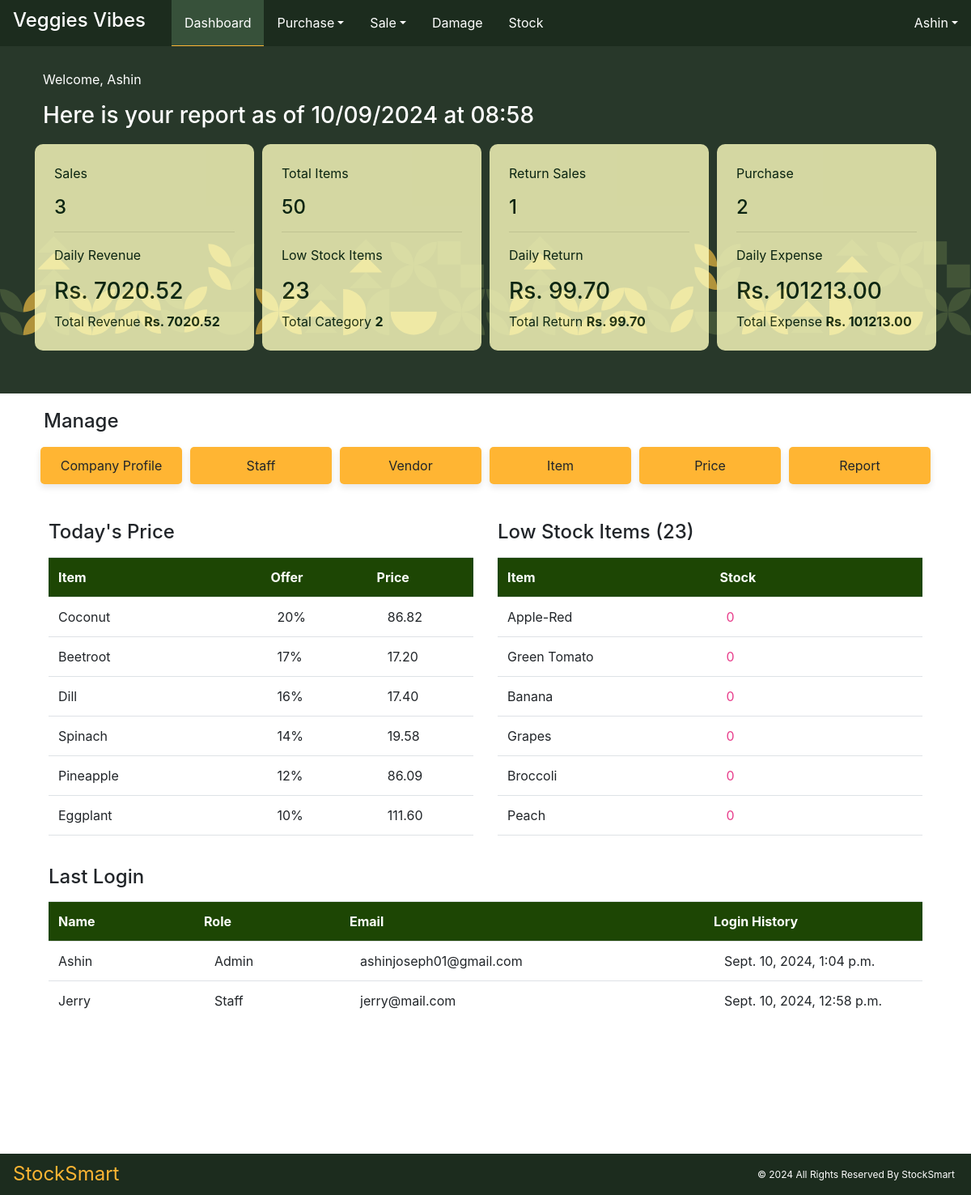
The page /index/ (signed in) on the database its author committed.
### Core/models.py (models this page shows, shortened)
class companyprofileTable(models.Model):
    company_name = models.CharField(max_length=50, unique=True)
    company_person = models.CharField(max_length=50, blank=True)
    company_email = models.EmailField(max_length=100, unique=True)
    company_mobile = models.CharField(max_length=10, blank=True)
    company_address = models.CharField(max_length=100, blank=True)
    company_gst = models.CharField(max_length=20)
    company_threshold_Stock = models.PositiveIntegerField(default=0)

class priceTable(models.Model):
    pt_item = models.OneToOneField(itemTable, on_delete=models.CASCADE)
    pt_averagePrice = models.DecimalField(max_digits=10, decimal_places=2, null=True, blank=True, default=0)
    pt_margin = models.PositiveIntegerField(null=True, blank=True, default=0)
    pt_tax = models.PositiveIntegerField(null=True, blank=True, default=0)
    pt_offer = models.PositiveIntegerField(null=True, blank=True, default=0)
    pt_sellingPrice = models.DecimalField(max_digits=10, decimal_places=2, null=True, blank=True, default=0)
    pt_timestamp = models.DateTimeField(auto_now_add=True)

class itemTable(models.Model):
    UNIT_CHOICES = [
        ('Kilogram', 'Kg'),
        ('Pieces', 'Pcs'),
    ]
    CATEGORY_CHOICE = [
        ('Vegetables', 'Veg'),
        ('Fruits', 'Fru'),
    ]
    item_code = models.CharField(max_length=50, unique=True)
    item_name = models.CharField(max_length=50, null=True, blank=True, unique=True)
    item_category = models.CharField(max_length=50, choices=CATEGORY_CHOICE)
    item_unit = models.CharField(max_length=15, choices=UNIT_CHOICES)

### User/models.py (models this page shows, shortened)
class User(AbstractUser):
    MY_ROLES =[
        ('Admin','Admin'),
        ('Staff','Staff'),
    ]
    role = models.CharField(max_length=50, choices=MY_ROLES)
    organization = models. CharField(max_length=50)

### User/views.py (the view)
# urls.py: path('index/', views.index, name="index"),
@login_required
@admin_required
def index(request):
    if request.user.role == "Admin":
        base_template = 'user/Index.html'
    elif request.user.role == "Staff":
        base_template = 'user/staff_index.html'
    else:
        base_template = 'user/trial_success.html'
    company_data = companyprofileTable.objects.get()
    low_stock_count, item_count, category_count = product_details()
    sorted_items = todays_offer()
    low_stock_list = lowstock_list()
    active_user_list = user_activity()
    purchaseSum, purchaseNo = purchase_overview()
    salesSum, salesNo, salesReturnSum, salesReturnNo = sales_overview()
    daily_purchase = daily_purchaseReport()
    daily_sales, daily_sales_return = daily_salesReport()
    date = datetime.datetime.now().strftime("%d/%m/%Y at %H:%M")
    context ={
        'base_template': base_template,
        'company_data': company_data,
        'user': request.user,
        'low_stock_list': low_stock_list,
        'low_stock_count':low_stock_count,
        'item_count':item_count,
        'category_count':category_count,
        'sorted_items':sorted_items,
        'active_user_list':active_user_list,
        'purchaseSum':purchaseSum,
        'purchaseNo':purchaseNo,
        'daily_purchase':daily_purchase,
        'salesSum': salesSum,
        'salesNo': salesNo,
        'salesReturnSum': salesReturnSum,
        'salesReturnNo': salesReturnNo,
        'daily_sales': daily_sales,
        'daily_sales_return': daily_sales_return,
        'date': date,
    }
    return render(request, "user/Index.html", context)

### User/utils.py (called while the page is built)
def product_details():
    stockdata =stockTable.objects.all()
    itemdata =itemTable.objects.all()
    stockappendNo=[]
    itemappendName=[]
    itemappendCategory=[]
    for i in itemdata:
        itemappendCategory.append(i.item_category)
        itemappendName.append(i.item_name)
    for i in stockdata:
        if i.st_remainingStock < 10:
            stockappendNo.append(i.st_item.item_name)
    return len(stockappendNo),len(itemappendName), len(set(itemappendCategory))

def todays_offer():
    price_data = priceTable.objects.all()
    offer_list = []
    for i in price_data:
        if i.pt_sellingPrice and i.pt_tax and i.pt_offer:
            try:
                selling_price = Decimal(i.pt_sellingPrice)
                tax = (Decimal(i.pt_tax) / 100) * selling_price
                offers = (Decimal(i.pt_offer) / 100) * selling_price
                offer_amount = (selling_price + tax - offers).quantize(Decimal('0.01'))
                i.calculated_price = (offer_amount)
                offer = i.pt_offer
                offer_list.append((offer, i))
            except (ValueError, Decimal.InvalidOperation) as e:
                continue
    offer_list.sort(reverse=True, key=lambda x: x[0])
    sorted_items = [item for _, item in offer_list]
    return sorted_items

def lowstock_list():
    stockdata= stockTable.objects.all()
    stockappendList=[]
    for i in stockdata:
        if i.st_remainingStock < 10:
            stockappendList.append((i.st_item.item_name,i.st_remainingStock))
    return stockappendList

def user_activity():
    userdata = User.objects.all()
    userlist=[]
    for i in userdata:
        userlist.append((i.username, i.last_login, i.email, i.role, i.is_active))
    return userlist

def purchase_overview():
    products_data = cpit_backup.objects.all()
    purchaseSum = 0
    purchaseNo = set()
    for j in products_data:
        if j.cpit_b_billNum:
            purchaseNo.add(j.cpit_b_billNum)
        if j.cpit_b_Amount:
            purchaseSum += (j.cpit_b_Amount).quantize(Decimal('0.01'))
    return purchaseSum, len(purchaseNo)

def daily_purchaseReport():
    current_date = datetime.now().date()  # Get the current date
    daily_purchase = 0
    purchase_data = cpit_backup.objects.filter(cpit_b_billNum__cpt_b_date=current_date)
    for i in purchase_data:
        daily_purchase += (i.cpit_b_Amount).quantize(Decimal('0.01'))
    return daily_purchase

### templates/user/Index.html (shortened to what this page needs)
<!DOCTYPE html>
{%load static%}
<html lang="en">
<head>
    <link href="https://maxcdn.bootstrapcdn.com/bootstrap/4.5.2/css/bootstrap.min.css" rel="stylesheet">
    <link href="https://cdnjs.cloudflare.com/ajax/libs/font-awesome/6.0.0-beta3/css/all.min.css" rel="stylesheet">
    <link href="{% static 'assets/style.css' %}" rel="stylesheet">
</head>
<body>
<nav class="navbar navbar-expand-lg bg-success fixed-top">
    <h3 class="navbar-brand px-3" > {{company_data.company_name}}</h3>
        <div class=" collapse navbar-collapse my-0 justify-content-center" id="navbarNav" style="text-align: center;">
            <ul class="navbar-nav">
                <li id="homeBtn" class="nav-item ">
                    <a  class="nav-link" href="{% url 'index' %}">Dashboard</a>
                </li>
                <li id="purchaseBtn" class=" nav-item dropdown">
                    <a class="nav-link dropdown-toggle" href="#" id="navbarPurchaseDropdown" role="button" data-toggle="dropdown" aria-haspopup="true" aria-expanded="false">Purchase</a>
                </li>
                <li id="salesBtn" class="nav-item dropdown">
                    <a class="nav-link dropdown-toggle" href="#" id="navbarSalesDropdown" role="button" data-toggle="dropdown" aria-haspopup="true" aria-expanded="false">Sale</a>
                </li>
                <li id="navbarDamageDropdown" class="nav-item ">
                    <a  class="nav-link" href="{% url 'damage' %}">Damage</a>
                </li>
                <li id="navbarStockDropdown" class="nav-item ">
                    <a  class="nav-link" href="{% url 'stock_list' %}">Stock</a>
                </li>
            </ul>
                    <ul class="navbar-nav ml-auto ">
                        <li class="nav-item dropdown">
                            <a class="nav-link dropdown-toggle" href="#" id="navbarUserDropdown" role="button" data-toggle="dropdown" aria-haspopup="true" aria-expanded="false">{{ user.username }}</a>
                        </li>
                    </ul>
                </div>
</nav>
{% block content %}
<div class="navheight"></div>
<br>
            <div class="">
                <div class="banner col-12 ">
                    <div class="container mb-3 p-2 d-flex flex-wrap">
                         <div class="col-12">
                             <br>
                             <p>Welcome, {{ user.username }}</P>
                             <h3>Here is your report as of  {{date}} </h3>
                        </div>
                        <div class="top-fig col flex-row  p-4">
                            <p>Sales</p> <h4>{{salesNo}}</h4>
                            <hr>
                            <p>Daily Revenue</p>
                            <h3>Rs. {{daily_sales}}</h3>
                            <span>Total Revenue <b>Rs. {{salesSum}} </b></span>
                        </div>
                        <div class="top-fig col p-4">
                            <p>Total Items</p>
                            <h4>{{item_count}}</h4>
                            <hr>
                            <p>Low Stock Items</p>
                            <h3>{{low_stock_count}}</h3>
                            <span class="mt-2" style="">Total Category <b>{{category_count}} </b></span>
                        </div>
                        <div class="top-fig col p-4">
                            <p>Return Sales</p> <h4>{{salesReturnNo}}</h4>
                            <hr>
                            <p> Daily Return </p>
                            <h3>Rs. {{daily_sales_return}}</h3>
                            <span>Total Return <b>Rs. {{salesReturnSum}} </b></span>
                        </div>
                        <div class="top-fig col  p-4">
                            <p>Purchase</p><h4>{{purchaseNo}}</h4>
                            <hr>
                            <p>Daily Expense</p>
                            <h3>Rs. {{daily_purchase}}</h3>
                            <span>Total Expense <b>Rs. {{purchaseSum}} </b></span>
                       </div>
                    </div>
                    <br>
                </div>
            </div>
                <div class="cc py-3 pb-4">
                    <h4 class="container px-4 p-1">Manage</h4>
                    <div class="container d-flex">
                    <a href="{% url 'company_pg' %}" class="col btn btn-add"> Company Profile</a>
                    <a href="{% url 'staff_pg' %}" class="col btn btn-add">Staff</a>
                    <a href="{% url 'vendor_pg' %}" class="col btn btn-add">Vendor</a>
                    <a href="{% url 'item_pg' %}" class="col btn btn-add">Item</a>
                    <a href="{% url 'price_pg' %}" class="col btn btn-add">Price</a>
                    <a href="{% url 'report' %}" class="col btn btn-add">Report</a>
                    </div>
                </div>
<div class="container d-flex flex-wrap">
    <div class="col-6 Dash-Price-card ">
        <div class="my-3">
            <h4>Today's Price</h4>
        </div>
        <div>
            <table class="table table-hover" >
             <tr >
                <th class="headerx  col-6" scope="col">Item</th>
                <th class="headerx " scope="col">Offer</th>
                <th class="headerx " scope="col">Price</th>
                </tr></table>
                <div class="" style="height: 300px; overflow: auto;">
                    <table class="table table-hover" >
                {% for i in sorted_items %}
                <tr>
                <td class=" col-6">{{i.pt_item.item_name}}</td>
                <td class=" col-3" style="padding-left: 20px;">{{i.pt_offer}}%</td>
                <td class=" col-3" style="padding-left: 25px;">{{i.calculated_price}}</td>
                </tr>
                {% endfor %}
            </table>
                </div>
        </div>
    </div>
    <div class="col-6 Dash-Price-card ">
        <div class="my-3">
            <h4>Low Stock Items ({{low_stock_count}})</h4>
        </div>
        <div>
            <table class="table table-hover" >
             <tr >
                <th class="headerx  col-6" scope="col">Item</th>
                <th class="headerx col-6" scope="col">Stock</th>
                </tr></table>
                <div class="" style="height: 300px; overflow: auto;">
                    {% if low_stock_list %}
                    <table class="table table-hover" >
                {% for i in low_stock_list %}
                <tr>
                <td class=" col-6">{{i.0}} </td>
                <td class=" col-6 text-pink" style="padding-left: 20px;">{{i.1}}</td>
                </tr>
                {% endfor %}
                    </table>
                    {% else %}
                    <p>No item with Low stock </p>
                    {% endif %}
                </div>
        </div>
    </div>
<div class="col-12 Dash-Price-card mt-3">
        <div class="my-3">
            <h4>Last Login</h4>
        </div>
        <div>
            <table class="table table-hover" >
             <tr >
                 <th class="headerx  col-2" scope="col">Name</th>
                <th class="headerx col-2" scope="col">Role</th>
                <th class="headerx col-5" scope="col">Email</th>
                 <th class="headerx col-3" scope="col">Login History</th>
                 </tr></table>
                <div class="" style="height: 250px; overflow: auto;">
                    <table class="table table-hover" >
                {% for i in active_user_list %}
                <tr>
                <td class=" col-2">{{i.0}}</td>
                <td class=" col-2" style="padding-left: 25px;">{{i.3}}</td>
                <td class=" col-5" style="padding-left: 25px;">{{i.2}}</td>
                    <td class=" col-3" style="padding-left: 25px;">{{i.1}}</td>
                </tr>
                {% endfor %}
                    </table>
                </div>
        </div>
    </div>
    </div>
<div class="bottom-space"></div><br>
            {% endblock %}
<div class="footer bg-success">
   <span class="navbar-brand px-3" style="color:#FFB533 !important;"> StockSmart</span>
    <p style="margin-top:15px; margin-right:20px;" class="py-">&copy; 2024 All Rights Reserved By StockSmart</p>
</div>
</body>
</html>

### static/assets/style.css (style rules this page uses)
.activex { color: #FFB533 !important; border-bottom: 1px solid #FFB533 !important; background-color: #37513A !important; }
.nav-item { border-bottom: 1px solid #1C2C1E; }
.alert-success, .bg-success, .text-success, .border-success { background-color: #1C2C1E !important; color: #ffffff !important; border-color: #your-border-color !important; }
body { overflow-x: hidden; height: 95vh; margin-bottom: 20px; }
a { text-decoration: none !important; }
table { margin-bottom: 0px !important; }
.bottom-space { height: 5vh; }
.navheight { height: 30px; }
.navbar { padding: 0Px !important; }
.nav-item { padding: .5rem .5rem; }
.navbar-brand { font-size: 1.5rem !important; }
.navbar a { color: #ffffff !important; text-decoration: none !important; }
.navbar a:active, { border-color: #your-new-active-border-color; color: #FFCC7B !important; }
.footer { display: flex; justify-content: space-between; }
.btn-add { background-color: #FFB533 !important; margin: 5px; padding: 10px 5px; border-radius: 5px; text-align: center; font-size: 1rem; box-shadow: 0 4px 8px 0 rgba(0, 0, 0, 0.1); }
.top-fig { margin: 10px 5px 5px 5px; background-color: #FFFFC0; opacity: 0.8; border-radius: 10px; color: rgb(4, 32, 12); }
.banner { background-image: url("../images/bg-02.svg"); background-color: #28382A; color: #ffffff; }
.headerx { background-color: rgb(29, 70, 4) !important; color: #fdfffa !important; }
td { background: rgba(227, 255, 227, 0) !important; }
th { background:rgba(227, 255, 227, 0) !important; }
.footer { position: fixed; left: 0; bottom: 0px; width: 100%; color: white; text-align: center; padding-top : 2px; font-size: 12px; }
.text-pink { color: #e83e8c; }
ul { padding-left: 0; list-style-type: none; margin-bottom: 0; }
li { padding-top: 3px; }

### rows shown on the page
companyprofileTable: company_name "Veggies Vibes"
User: username "Ashin", username "Ashin", role "Admin", email "ashinjoseph01@gmail.com", last_login "Sept. 10, 2024, 1:04 p.m."
priceTable: pt_item.item_name "Coconut", pt_offer "20", calculated_price "86.82"
priceTable: pt_item.item_name "Beetroot", pt_offer "17", calculated_price "17.20"
priceTable: pt_item.item_name "Dill", pt_offer "16", calculated_price "17.40"
priceTable: pt_item.item_name "Spinach", pt_offer "14", calculated_price "19.58"
priceTable: pt_item.item_name "Pineapple", pt_offer "12", calculated_price "86.09"
priceTable: pt_item.item_name "Eggplant", pt_offer "10", calculated_price "111.60"
itemTable: item_name "Apple-Red"
itemTable: item_name "Green Tomato"
itemTable: item_name "Banana"
itemTable: item_name "Grapes"
itemTable: item_name "Broccoli"
itemTable: item_name "Peach"
User: username "Jerry", role "Staff", email "jerry@mail.com", last_login "Sept. 10, 2024, 12:58 p.m."

### other values the page prints
{{ date }} "10/09/2024 at 08:58"
{{ salesNo }} "3"
{{ daily_sales }} "7020.52"
{{ salesSum }} "7020.52"
{{ item_count }} "50"
{{ low_stock_count }} "23"
{{ category_count }} "2"
{{ salesReturnNo }} "1"
{{ daily_sales_return }} "99.70"
{{ salesReturnSum }} "99.70"
{{ purchaseNo }} "2"
{{ daily_purchase }} "101213.00"
{{ purchaseSum }} "101213.00"
{{ i.1 }} "0" "0" "0" "0" "0" "0"
